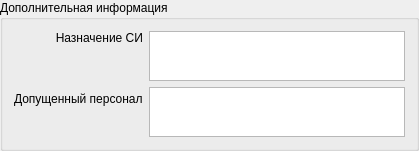
             <widget class="QGroupBox" name="groupBox">
              <property name="title">
               <string>Дополнительная информация</string>
              </property>
              <layout class="QFormLayout" name="formLayout_3">
               <property name="labelAlignment">
                <set>Qt::AlignRight|Qt::AlignTrailing|Qt::AlignVCenter</set>
               </property>
               <item row="2" column="0">
                <widget class="QLabel" name="label_37">
                 <property name="text">
                  <string>Допущенный персонал</string>
                 </property>
                </widget>
               </item>
               <item row="0" column="0">
                <widget class="QLabel" name="label">
                 <property name="text">
                  <string>Назначение СИ</string>
                 </property>
                 <property name="alignment">
                  <set>Qt::AlignRight|Qt::AlignTop|Qt::AlignTrailing</set>
                 </property>
                </widget>
               </item>
               <item row="0" column="1">
                <widget class="QPlainTextEdit" name="plainTextEdit_purpose">
                 <property name="maximumSize">
                  <size>
                   <width>16777215</width>
                   <height>50</height>
                  </size>
                 </property>
                </widget>
               </item>
               <item row="2" column="1">
                <widget class="QPlainTextEdit" name="plainTextEdit_personal">
                 <property name="maximumSize">
                  <size>
                   <width>16777215</width>
                   <height>50</height>
                  </size>
                 </property>
                </widget>
               </item>
              </layout>
             </widget>
